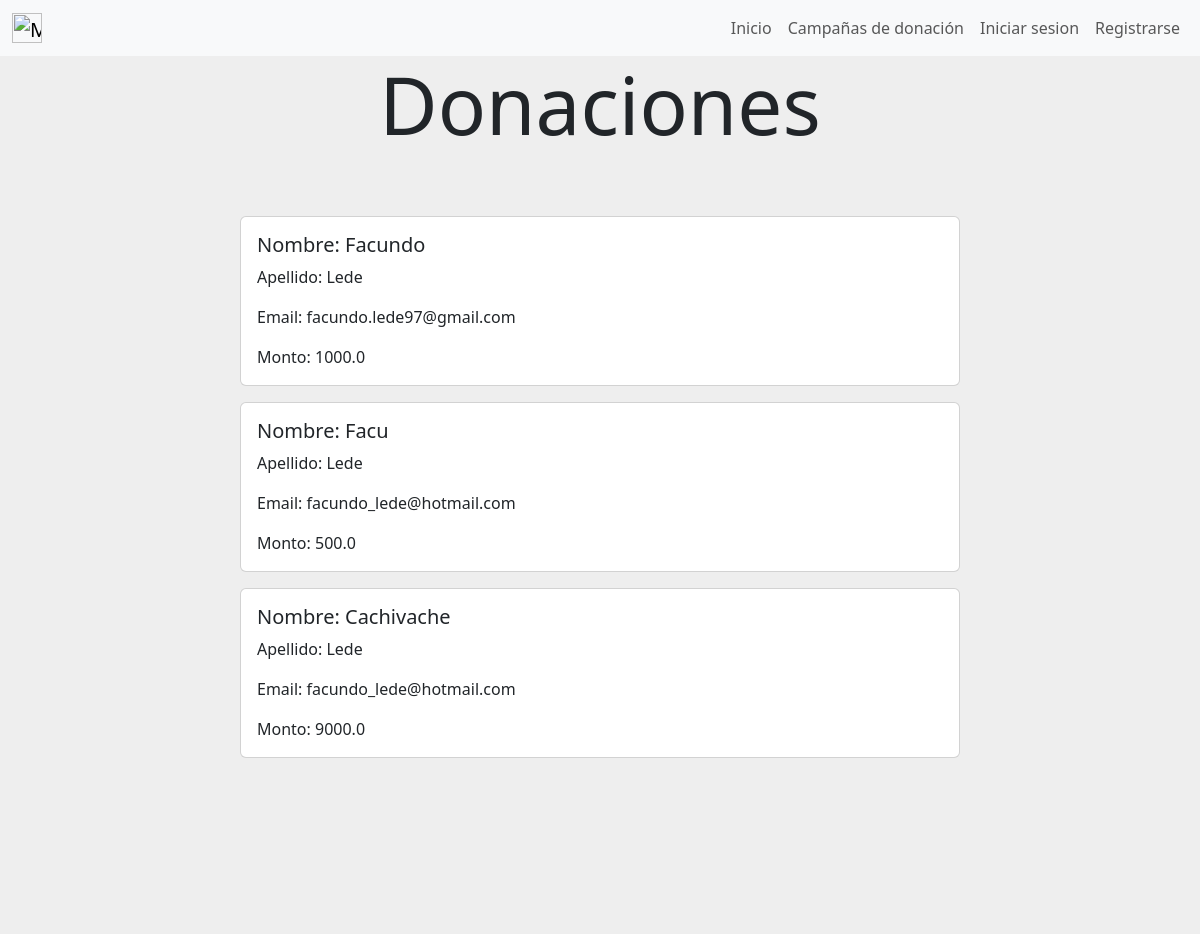
The page /ver_donaciones/1/ on the database its author committed.
### gestion_de_donaciones/models.py (models this page shows)
class Donacion(models.Model) :
    nombre = models.CharField(verbose_name="Nombre",max_length=50)
    apellido = models.CharField(verbose_name="Apellido",max_length=50)
    email = models.EmailField()
    monto = models.FloatField()
    campania_de_donacion = models.ForeignKey(Campania_de_donacion, on_delete=models.CASCADE, null=True, default=None)

### gestion_de_donaciones/views.py (the view)
# urls.py: path('ver_donaciones/<id>/',views.ver_donaciones, name= "ver_donaciones"),
def ver_donaciones(request, id) :
    campania = Campania_de_donacion.objects.get(id = id)
    donaciones = Donacion.objects.filter(campania_de_donacion = campania)
    data = {
        "donaciones":donaciones,
    }
    return render(request, "gestion_de_donaciones/ver_donaciones.html",data)

### gestion_de_donaciones/templates/gestion_de_donaciones/ver_donaciones.html (shortened to what this page needs)
{% extends "gestion_de_usuarios/base.html" %}
{% block content %}
<div style="background-color:#eee;height: 20%;text-align: center;">
    <h1 class="display-1">Donaciones</h1>
</div>
{% if donaciones.count == 0 %}
    <div style="background-color: #eee;background-position: center;background-size: cover; align-items: center;justify-content: center;display: flex;">
        <div class="card mb-3 element-home-color" style="width: 60%;">
            <div class="row g-0">
                <div class="card">
                    <div class="card-body">
                        Aún no se han realizado donaciones.
                    </div>
                </div>
            </div>
        </div>
    </div>
{% else %}
        {% for donacion in donaciones %}
        <div style="background-color: #eee;background-position: center;background-size: cover; align-items: center;justify-content: center;display: flex;">
            <div class="card mb-3 element-home-color" style="width: 60%;">
                <div class="row g-0">
                <div class="col-md-8">
                    <div class="card-body">
                    <h5 class="card-title">Nombre: {{donacion.nombre}}</h5>
                    <p class="card-text">Apellido: {{donacion.apellido}}</p>
                    <p class="card-text">Email: {{donacion.email}}</p>
                    <p class="card-text">Monto: {{donacion.monto}}</p>
                    </div>
                </div>
                </div>
            </div>
        </div>
        {% endfor %}
<div style="background-color:#eee;height: 20%;">
</div>
{% endif %}
{% endblock %}

### rows shown on the page
Donacion: nombre "Facundo", apellido "Lede", email "facundo.lede97@gmail.com", monto "1000.0"
Donacion: nombre "Facu", apellido "Lede", email "facundo_lede@hotmail.com", monto "500.0"
Donacion: nombre "Cachivache", apellido "Lede", email "facundo_lede@hotmail.com", monto "9000.0"
